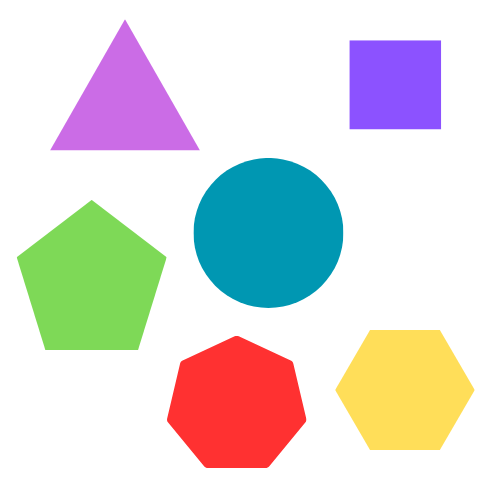
#> input picture shapes.png, 500 x 500 px
$ python detect_shapes.py
#> lines starting #> are read from the running program, lines starting #| are printed output that depends on the picture; after the words box and inside, x2 and y2 are one past the last pixel; in counts of white or black regions, pixels touching at a corner belong together
import cv2
import numpy as np

shape_map = {3: "Triangle", 4: "Quadrilateral", 5: "Pentagon", 6: "Hexagon", 7: "Heptagon"}

img = cv2.imread('shapes.png')
#> img is the input picture: shape (500, 500, 3); mean B, G, R 218.5, 220.9, 223.2
gray = cv2.cvtColor(img, cv2.COLOR_BGR2GRAY)
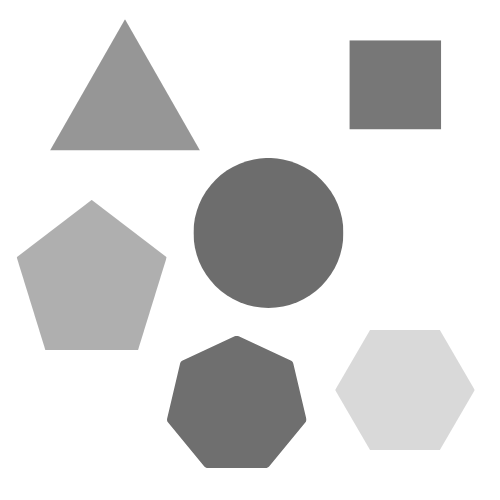
#> gray: shape (500, 500); min 109, max 255, mean 221.4
imgBlur = cv2.GaussianBlur(gray, (5, 5), 0)

edges = cv2.Canny(imgBlur, 50, 100)
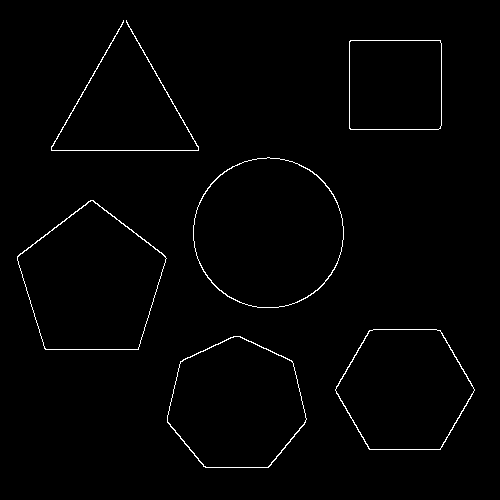
#> edges: shape (500, 500); 1.2% white in thin lines or dots, all inside (x1, y1, x2, y2) = (17, 20, 475, 468)
contours, _ = cv2.findContours(edges, cv2.RETR_EXTERNAL, cv2.CHAIN_APPROX_SIMPLE)
#> contours = 6 contours; box (x1, y1, x2, y2) and area: (193, 157, 344, 308) 17691, (17, 200, 167, 350) 15560, (167, 336, 307, 468) 13750, (335, 329, 475, 450) 12621, (349, 40, 442, 130) 8180, (51, 20, 199, 151) 111

for contour in contours:
    peri = cv2.arcLength(contour, True)
    approx = cv2.approxPolyDP(contour, 0.03 * peri, True)

    num_sides = len(approx)

    if num_sides in shape_map:
        shape = shape_map[num_sides]
    elif num_sides > 7:
        shape = "Circle"

    (x, y, w, h) = cv2.boundingRect(approx)

    B,G,R=img[y+h//2][x+w//2]
    color = f'rgb({R}, {G}, {B})'
    cv2.putText(img, shape, (x + 10, y + h//2), cv2.FONT_HERSHEY_SIMPLEX, 0.5, (0, 0, 0), 1)
    cv2.putText(img, color, (x + 10, y + h//2 + 20), cv2.FONT_HERSHEY_SIMPLEX, 0.5, (0, 0, 0), 1)
    cv2.rectangle(img, (x,y), (x+w, y+h), (0,0,0), 2)  #showing bounding box


    print((B,G,R))
#> this loop made 6 passes
#> (peri, approx, num_sides, shape, x, y, w, h) on pass 5: (359.1, [[349, 41], [350, 129], [440, 128], [440, 40]], 4, 'Quadrilateral', 349, 40, 92, 90)
#> (peri, num_sides, shape, x, y, w, h, B) on passes 1, 2, 3, 4, 6: (451, 7, 'Heptagon', 167, 336, 139, 132, 49), (437.2, 6, 'Hexagon', 335, 330, 140, 120, 89), (497, 5, 'Pentagon', 17, 200, 150, 150, 87), (498.1, 8, 'Circle', 193, 158, 150, 150, 178), (932.1, 6, 'Hexagon', 51, 20, 148, 131, 230)
#| (49, 49, 255)
#| (89, 222, 255)
#| (87, 217, 126)
#| (178, 151, 0)
#| (255, 82, 140)
#| (230, 108, 203)
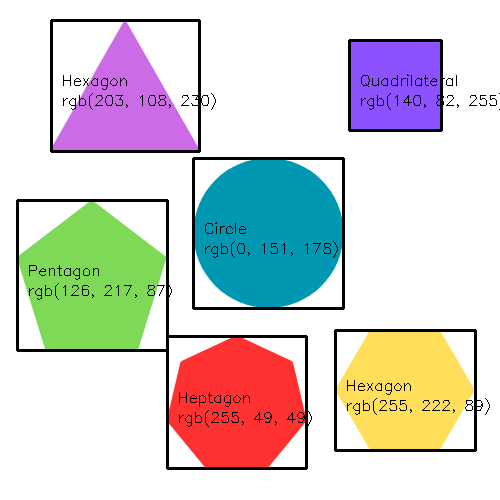
#> img: shape (500, 500, 3); 4.9% of pixels changed, all inside (x1, y1, x2, y2) = (16, 19, 500, 470)


cv2.imshow('Detected Shapes', img)

k = cv2.waitKey(0)
#> (key q is pressed here)
if(k == ord('q')):
    cv2.destroyAllWindows()
    cv2.imwrite('output.png', img)
